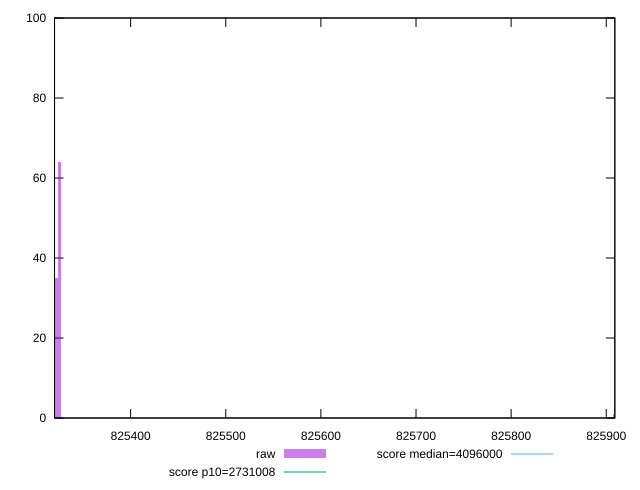

Here is the gnuplot script that generated this plot:
reset

$raw <<EOF
825909.2591664009 1
825325.1055529736 64
825321.6076271447 35
EOF

set key outside below
set boxwidth 3.4979258289063795
set xrange [825320:825909]
set yrange [0:100]
set trange [0:100]
set style fill transparent solid 0.5 noborder

set parametric
set terminal svg size 640, 490 enhanced background rgb 'white'
set output "report_00015_2021-02-09T16-11-33.973Z/total-byte-weight/samples/pages+cached+noadtech+nomedia/raw/histogram.svg"

plot $raw title "raw" with boxes, \
     2731008,t title "score p10=2731008", \
     4096000,t title "score median=4096000"

reset
